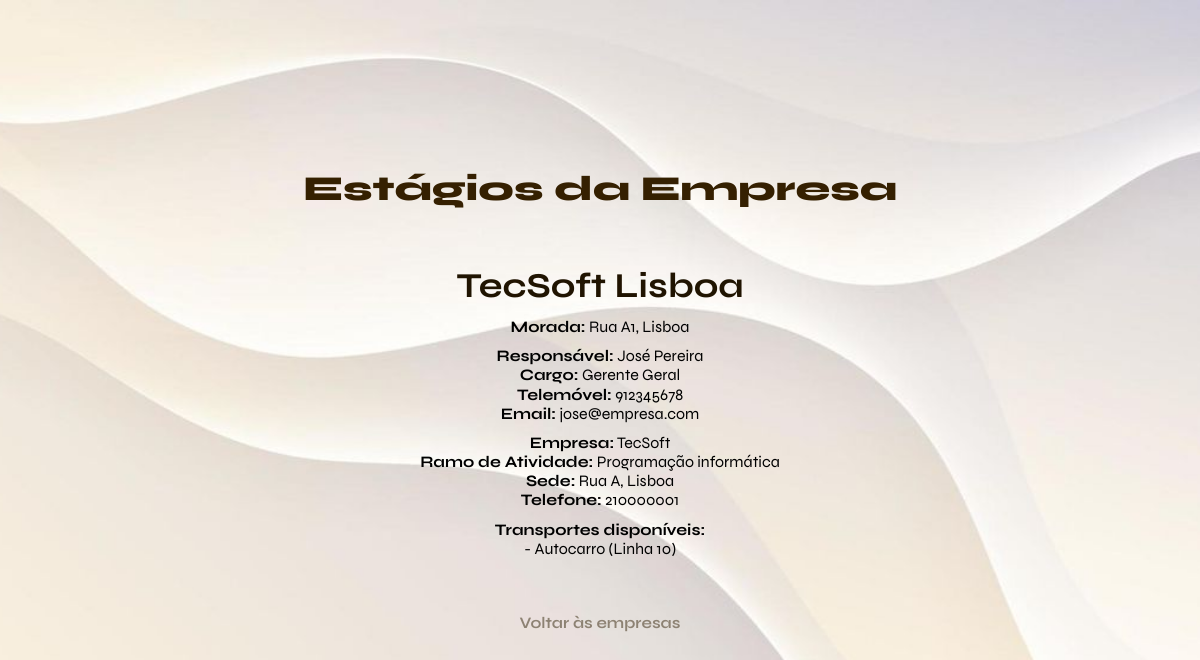
The page /Grafica/Aluno-functions/estagios_empresa.php?empresa_id=1 on the database its author committed.
### tables this page shows
CREATE TABLE `estabelecimento` (
  `empresa_id` int(11) NOT NULL,
  `responsavel_id` int(11) NOT NULL,
  `zona_id` int(11) NOT NULL,
  `estabelecimento_id` int(11) NOT NULL,
  `nome_comercial` varchar(150) DEFAULT NULL,
  `morada` varchar(150) DEFAULT NULL,
  `localidade` varchar(150) DEFAULT NULL,
  `codigo_postal` varchar(150) DEFAULT NULL,
  `telefone` varchar(150) DEFAULT NULL,
  `email` varchar(150) DEFAULT NULL,
  `foto` int(11) DEFAULT NULL,
  `horario_funcionamento` varchar(150) DEFAULT NULL,
  `data_surgimento` date DEFAULT NULL,
  `aceitou_estagiarios` varchar(150) DEFAULT NULL,
  `observacoes` varchar(150) DEFAULT NULL
);

CREATE TABLE `responsavel` (
  `responsavel_id` int(11) NOT NULL,
  `nome` varchar(150) DEFAULT NULL,
  `titulo` varchar(150) DEFAULT NULL,
  `cargo` varchar(150) DEFAULT NULL,
  `telefone_direto` varchar(150) DEFAULT NULL,
  `telemovel` varchar(150) DEFAULT NULL,
  `email` varchar(150) DEFAULT NULL,
  `observacoes` varchar(150) DEFAULT NULL
);

CREATE TABLE `empresa` (
  `responsavel_id` int(11) DEFAULT NULL,
  `empresa_id` int(11) NOT NULL,
  `num_contribuinte` char(9) DEFAULT NULL,
  `firma` varchar(150) DEFAULT NULL,
  `morada_sede` varchar(150) DEFAULT NULL,
  `localidade` varchar(150) DEFAULT NULL,
  `codigo_postal` char(8) DEFAULT NULL,
  `telefone` varchar(150) DEFAULT NULL,
  `email` varchar(150) DEFAULT NULL,
  `website` varchar(150) DEFAULT NULL,
  `tipo_organizacao` varchar(150) DEFAULT NULL,
  `observacoes` varchar(150) DEFAULT NULL
);

CREATE TABLE `ramo_atividade` (
  `ramo_atividade_id` int(11) NOT NULL,
  `codigo_cae` varchar(150) DEFAULT NULL,
  `descricao` varchar(150) DEFAULT NULL
);

CREATE TABLE `transporte` (
  `transporte_id` int(11) NOT NULL,
  `meio_transporte` varchar(150) DEFAULT NULL,
  `linha` varchar(150) DEFAULT NULL,
  `observacoes` varchar(150) DEFAULT NULL
);

### Grafica/Aluno-functions/estagios_empresa.php (the view, shortened to what this page needs)
<?php
    $host = 'localhost';
    $dbusername = 'root';
    $dbpassword = '';
    $dbname = 'projeto_estagios_2';
    $conn = new mysqli($host, $dbusername, $dbpassword, $dbname);
    $empresa_id = $_GET['empresa_id'] ?? null;
    $result = $conn->query("
        SELECT
            est.estabelecimento_id,
            est.nome_comercial,
            est.morada AS morada_estabelecimento,
            est.localidade AS localidade_estabelecimento,
            r.nome AS responsavel_nome,
            r.cargo,
            r.telemovel,
            r.email,
            e.firma,
            e.morada_sede,
            e.localidade AS localidade_empresa,
            e.telefone,
            ra.descricao AS ramo_atividade
        FROM estabelecimento est
        JOIN empresa e ON est.empresa_id = e.empresa_id
        JOIN responsavel r ON est.responsavel_id = r.responsavel_id
        JOIN trabalha t ON e.empresa_id = t.empresa_id
        JOIN ramo_atividade ra ON t.ramo_atividade_id = ra.ramo_atividade_id
        WHERE e.empresa_id = $empresa_id
          AND est.aceitou_estagiarios = 'sim'
    ");
?>
<!DOCTYPE html>
<html lang="pt">
    <head>
        <link
            href="https://cdn.jsdelivr.net/npm/remixicon@4.7.0/fonts/remixicon.css"
            rel="stylesheet"
        />
        <link rel="stylesheet" href="../../php-css/style-aluno.css">
    </head>
    <body>
        <div class="container">
            <h1>Estágios da Empresa</h1>
            <?php if ($result->num_rows > 0): ?>
                <?php while ($row = $result->fetch_assoc()): ?>
                    <div class="estagio-card">
                        <h3><?= htmlspecialchars($row['nome_comercial']) ?></h3>
                        <p>
                            <strong>Morada:</strong>
                            <?= htmlspecialchars($row['morada_estabelecimento']) ?>,
                            <?= htmlspecialchars($row['localidade_estabelecimento']) ?>
                        </p>
                        <p>
                            <strong>Responsável:</strong>
                            <?= htmlspecialchars($row['responsavel_nome']) ?><br>
                            <strong>Cargo:</strong> <?= htmlspecialchars($row['cargo']) ?><br>
                            <strong>Telemóvel:</strong> <?= htmlspecialchars($row['telemovel'] ?? '-') ?><br>
                            <strong>Email:</strong> <?= htmlspecialchars($row['email'] ?? '-') ?>
                        </p>
                        <p>
                            <strong>Empresa:</strong> <?= htmlspecialchars($row['firma']) ?><br>
                            <strong>Ramo de Atividade:</strong> <?= htmlspecialchars($row['ramo_atividade']) ?><br>
                            <strong>Sede:</strong>
                            <?= htmlspecialchars($row['morada_sede']) ?>,
                            <?= htmlspecialchars($row['localidade_empresa']) ?><br>
                            <strong>Telefone:</strong> <?= htmlspecialchars($row['telefone']) ?>
                        </p>
                        <p>
                            <strong>Transportes disponíveis:</strong><br>
                            <?php
                                $transportes = $conn->query("
                                    SELECT t.meio_transporte, t.linha
                                    FROM servido s
                                    JOIN transporte t ON s.transporte_id = t.transporte_id
                                    WHERE s.estabelecimento_empresa_id = $empresa_id
                                    AND s.estabelecimento_id = {$row['estabelecimento_id']}
                                ");
                                if ($transportes->num_rows > 0):
                                    while ($t = $transportes->fetch_assoc()):
                                        echo "- " . htmlspecialchars($t['meio_transporte']);
                                        if ($t['linha']) echo " ({$t['linha']})";
                                        echo "<br>";
                                    endwhile;
                                else:
                                    echo "Sem informação de transportes.";
                                endif;
                            ?>
                        </p>
                    </div>
                <?php endwhile; ?>
            <?php else: ?>
                <p>Esta empresa não tem estágios disponíveis.</p>
            <?php endif; ?>
            <p class="form-footer">
                <a href="consultar_empresas.php">Voltar às empresas</a>
            </p>
        </div>
    </body>
</html>

### php-css/style-aluno.css (style rules this page uses)
* { margin : 0; padding : 0; box-sizing : border-box; font-family: 'Syne', sans-serif; }
body { display : flex; justify-content : center; min-height : 100vh; align-items : center; background : url(../Imagens/bg.png) no-repeat; background-size : cover; background-position : center; }
h1 { color : #352001; font-size : 35px; font-weight : 900; text-align : center; margin-bottom : 35px; }
.container { position : center; }
.estagio-card { margin: 25px 0; padding: 20px; border-radius: 12px; background-color: transparent; text-align: center; }
.estagio-card h3 { margin-top: 0; margin-bottom: 10px; font-size : 35px; color : #201401 }
.estagio-card p { margin-bottom: 10px; line-height: 1.2; }
.form-footer { font-weight: 650; text-align: center; margin-top: 25px; }
.form-footer a { color: #8d8273; text-decoration: none; }

### rows shown on the page
estabelecimento: nome_comercial "TecSoft Lisboa", morada "Rua A1", localidade "Lisboa", responsavel.nome "José Pereira", responsavel.cargo "Gerente Geral", responsavel.telemovel "912345678", responsavel.email "jose@empresa.com", empresa.firma "TecSoft", ramo_atividade.descricao "Programação informática", empresa.morada_sede "Rua A", empresa.localidade "Lisboa", empresa.telefone "210000001"
transporte: meio_transporte "Autocarro", linha "Linha 10"
